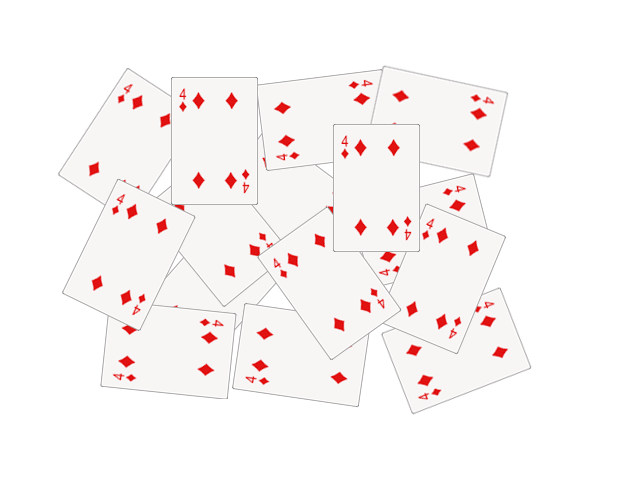
#> input picture images/cards.png, 640 x 480 px
$ jupyter execute DistanceTransformWaterShed.ipynb   (older library calls are emulated)
#> lines starting #> are read from the running program, lines starting #| are printed output that depends on the picture; after the words box and inside, x2 and y2 are one past the last pixel; in counts of white or black regions, pixels touching at a corner belong together
[cell 1]
import numpy as np
import cv2
import mahotas
from matplotlib import pyplot as plt
import random

random.seed(12345)

#Open source image
path = r'../images/cards.png'
original = cv2.imread(path)
#> original is the input picture: shape (480, 640, 3); mean B, G, R 245.8, 245.8, 250.7
original = cv2.cvtColor(original, cv2.COLOR_BGR2RGB)

#Show source image
fig1 = plt.figure()
ax1 = fig1.add_subplot(1,1,1)
ax1.set_title('Original image')
ax1.imshow(original)

#Fill black (0) to background of image (background is white (255,255,255))
original[np.all(original == 255, axis=2)] = 0

fig2 = plt.figure()
ax1 = fig2.add_subplot(1,1,1)
ax1.set_title('Change background to black')
ax1.imshow(original)

#Laplacian operator 1st method
original = cv2.GaussianBlur(original, (3, 3), 0) #optional to filter noise
# [14 lines of commented-out code are left out]
kernel = np.array([[1, 1, 1], [1, -8, 1], [1, 1, 1]], dtype=np.float64)
imgLaplacian = cv2.filter2D(original, cv2.CV_64F, kernel)
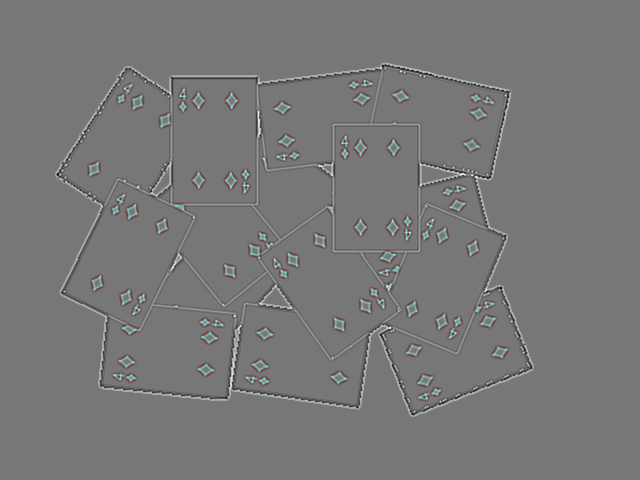
#> imgLaplacian: shape (480, 640, 3) float64; mean R, G, B 0, 0, 0; drawn with min black and max white
sharp = np.float64(original)
imgResult = sharp - imgLaplacian
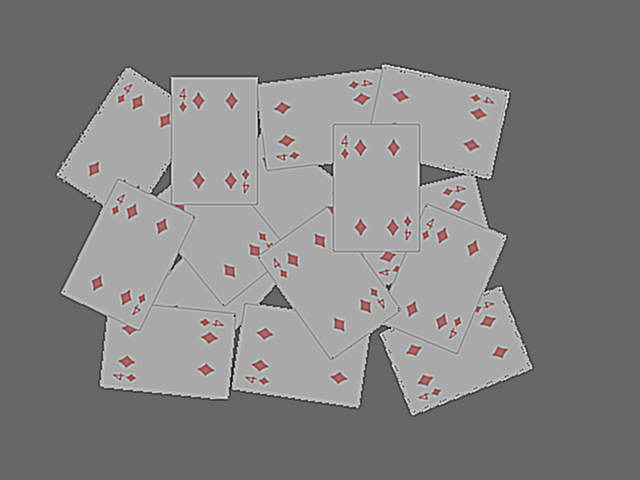
#> imgResult: shape (480, 640, 3) float64; mean R, G, B 102.2, 97.2, 97.2; drawn with min black and max white
# convert back to 8bits gray scale
imgResult = np.clip(imgResult, 0, 255)
#imgResult = imgResult.astype('uint8')
imgResult = np.uint8(imgResult)
imgLaplacian = np.clip(imgLaplacian, 0, 255)
imgLaplacian = np.uint8(imgLaplacian)

fig3 = plt.figure(figsize=(20, 14))
ax1 = fig3.add_subplot(1,2,1)
ax1.set_title('Laplacian filterd image')
ax1.imshow(imgLaplacian)
ax2 = fig3.add_subplot(1,2,2)
ax2.set_title('Sharpening image')
ax2.imshow(imgResult)

#convert to gray scale
bw = cv2.cvtColor(imgResult, cv2.COLOR_RGB2GRAY)
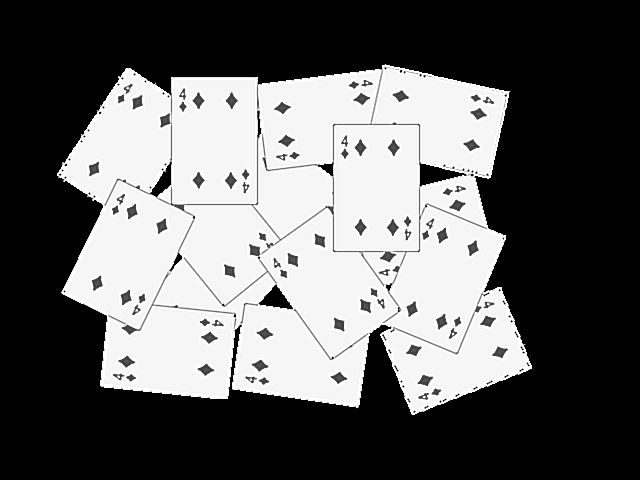
#> bw: shape (480, 640); min 0, max 255, mean 98.6

#Perform Otsu Thresholding
#T, threshold = cv2.threshold(bw, 40, 255, cv2.THRESH_BINARY | cv2.THRESH_OTSU)
T = mahotas.thresholding.otsu(bw)
#> T = 123
print("Otsu's threshold value: {}".format(T))
#| Otsu's threshold value: 123
bw[bw > T] = 255
bw[bw < 255] = 0
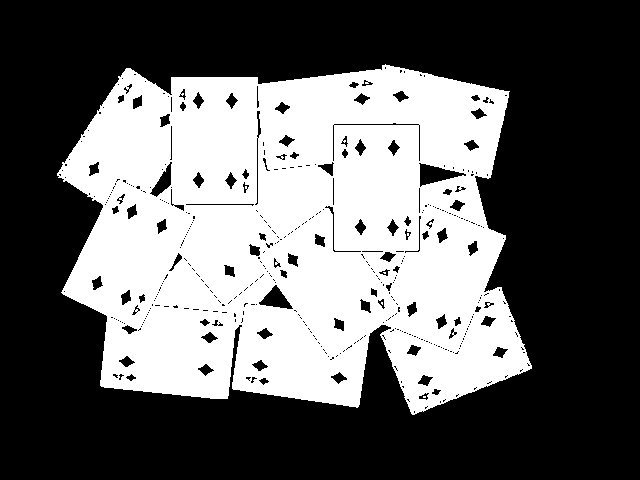
#> bw: shape (480, 640); 39.6% white; 4 white regions (3 under 20 px), largest, box (x1, y1, x2, y2) and area: (57, 64, 532, 415) 121565
#bw = cv2.bitwise_not(bw)

fig4 = plt.figure(figsize=(12, 5))
ax1 = fig4.add_subplot(1,1,1)
ax1.set_title('Thresholding image')
ax1.imshow(bw, cmap='gray')

#Perform Distance Transform
dist = cv2.distanceTransform(bw, cv2.DIST_L2, 3)
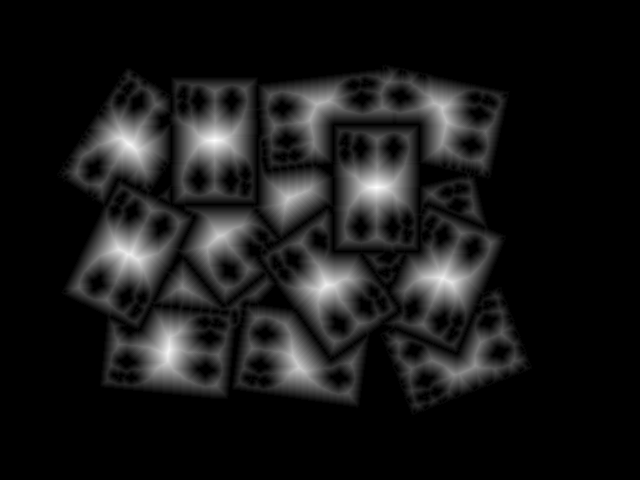
#> dist: shape (480, 640) float32; min 0, max 37.19, mean 3.5; drawn with min black and max white
cv2.normalize(dist, dist, 0, 1.0, cv2.NORM_MINMAX)
fig5 = plt.figure(figsize=(12, 5))
ax1 = fig5.add_subplot(1,1,1)
ax1.set_title('Distance Transform')
ax1.imshow(dist, cmap='gray')

#Perform 2nd round Binary Thresholding
T, dist = cv2.threshold(dist, 0.4, 1.0, cv2.THRESH_BINARY)
#> dist: shape (480, 640) float32; values 0 (black) and 1 (white), 7.4% white; 16 white regions (2 under 20 px), largest, box (x1, y1, x2, y2) and area: (91, 227, 165, 281) 2325, (348, 159, 405, 216) 2205, (187, 112, 243, 169) 2189

# Dilate a bit the dist image
kernel1 = np.ones((3,3), dtype=np.uint8)
dist = cv2.dilate(dist, kernel1)
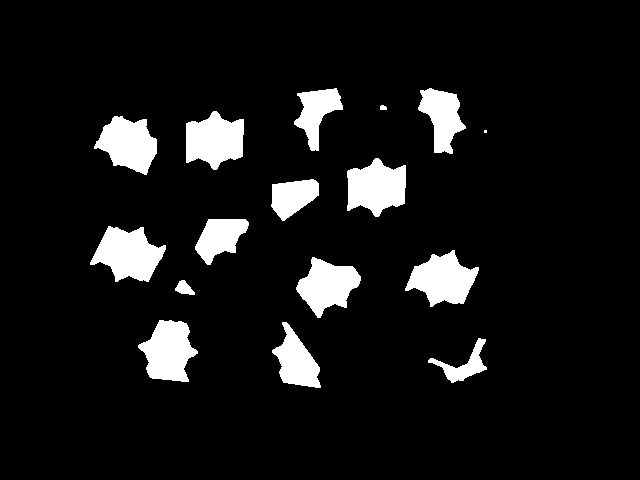
#> dist: shape (480, 640) float32; values 0 (black) and 1 (white), 8.5% white; 16 white regions (1 under 20 px), largest, box (x1, y1, x2, y2) and area: (90, 226, 166, 282) 2625, (347, 158, 406, 217) 2469, (186, 111, 244, 170) 2445

fig6 = plt.figure(figsize=(12, 5))
ax1 = fig6.add_subplot(1,1,1)
ax1.set_title('Peaks')
ax1.imshow(dist, cmap='gray')

#dist_8u = dist.astype('uint8')
dist_8u = np.uint8(dist)
#> dist_8u: shape (480, 640); values 0 (black) and 1 (white), 8.5% white; 16 white regions (1 under 20 px)

# Find total markers
(contours, _) = cv2.findContours(dist_8u, cv2.RETR_EXTERNAL, cv2.CHAIN_APPROX_SIMPLE)
#> contours = 16 contours, 1 with area under 20; largest, box (x1, y1, x2, y2) and area: (90, 226, 166, 282) 2519, (347, 158, 406, 217) 2368, (186, 111, 244, 170) 2345, (405, 250, 479, 307) 2338, (138, 320, 198, 382) 2320

# Create the marker image for the watershed algorithm
markers = np.zeros(dist.shape, dtype=np.int32)

# Draw the foreground markers
for i in range(len(contours)):
    cv2.drawContours(markers, contours, i, (i+1), -1)
#> this loop made 16 passes
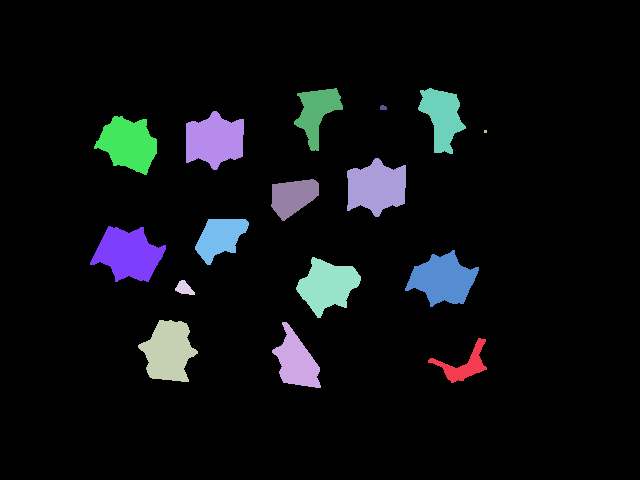
#> markers: shape (480, 640) int32; 17 distinct labels, from 0 to 16; one colour per label, 0 black

# Draw the background marker
cv2.circle(markers, (5,5), 3, (255,255,255), -1)
#> markers: shape (480, 640) int32; 18 distinct labels, from 0 to 255
markers_8u = (markers * 10).astype('uint8')

fig7 = plt.figure(figsize=(12, 5))
ax1 = fig7.add_subplot(1,1,1)
ax1.set_title('Markers')
ax1.imshow(markers_8u)

cv2.watershed(imgResult, markers)

mark = markers.astype('uint8')
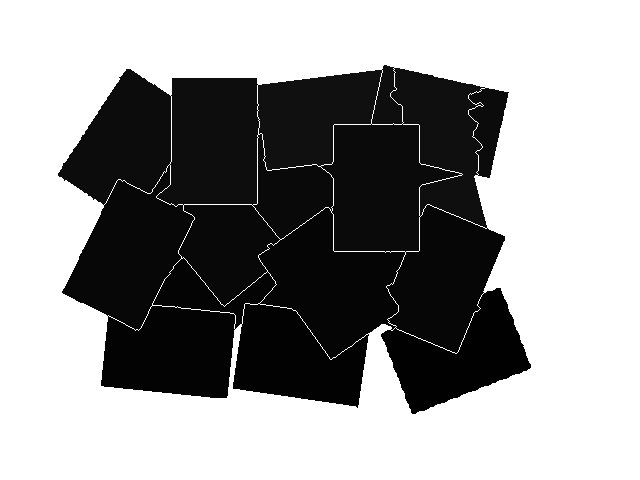
#> mark: shape (480, 640); min 1, max 255, mean 153.8
mark = cv2.bitwise_not(mark)
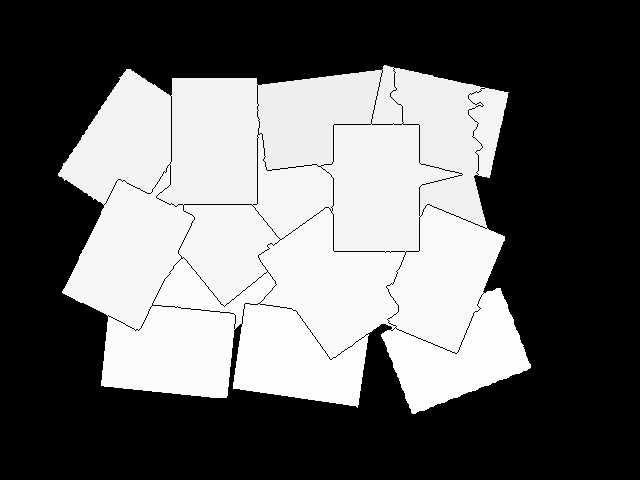
#> mark: shape (480, 640); min 0, max 254, mean 101.2

fig8 = plt.figure(figsize=(12, 5))
ax1 = fig8.add_subplot(1,1,1)
ax1.set_title('Markers')
ax1.imshow(mark)

# Generate random colors
colors = []
for contour in contours:
    colors.append((random.randint(0,256), random.randint(0,256), random.randint(0,256)))
#> this loop made 16 passes
#> contour on pass 11: [[484, 130], [484, 132], [486, 132], [486, 130]]
#> after the loop, colors = [(213, 5, 152), (188, 99, 138), (223, 82, 191), (63, 221, 133), (89, 95, 181), (46, 211, 85), (75, 105, 39), (97, 174, 164), (12, 234, 173), (13, 212, 1), (3, 83, 91), (146, 50, 212), (54, 93, 192), (119, 168, 20), (118, 61, 255), (110, 95, 131)]

print(colors)
#> (printed output is left out)

# Create the result image
dst = np.zeros((markers.shape[0], markers.shape[1], 3), dtype=np.uint8)

# Fill labeled objects with random colors
for i in range(markers.shape[0]):
    for j in range(markers.shape[1]):
        index = markers[i,j]
        if index > 0 and index <= len(contours):
            dst[i,j,:] = colors[index-1]
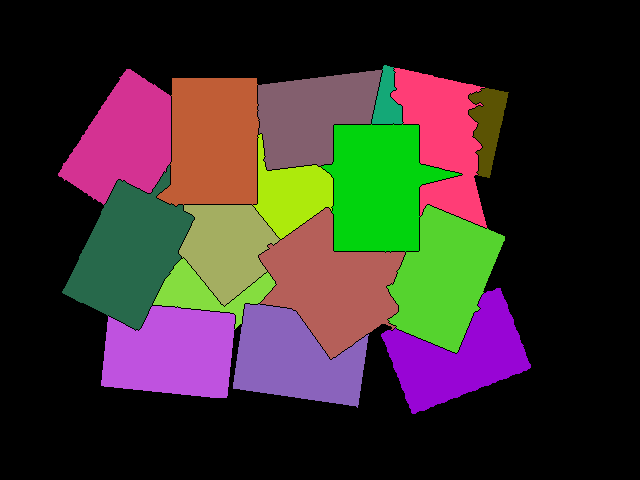
#> dst: shape (480, 640, 3); mean of channels 0, 1, 2 42.8, 47.2, 57.3; drawn as B, G, R

fig9 = plt.figure(figsize=(12, 5))
ax1 = fig9.add_subplot(1,1,1)
ax1.set_title('Final results')
ax1.imshow(dst)
